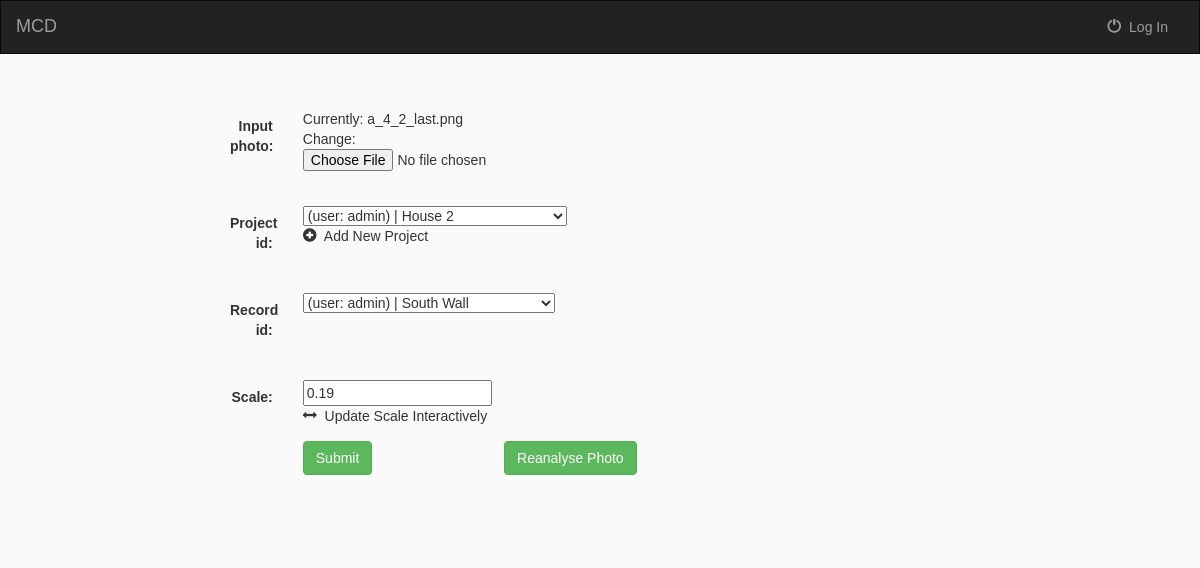
Page /mcd/update/88 on the earlier database version.
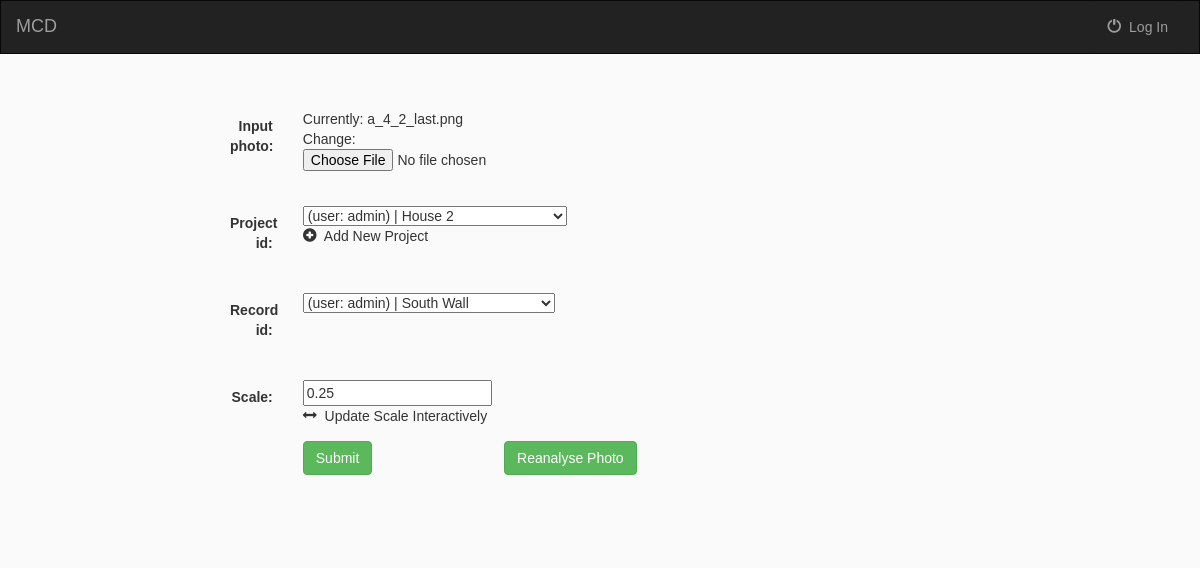
Same page on the later database version.
### mcd/models.py (models this page shows, shortened)
class MCD_Photo_Analysis (models.Model):
    uploaded_by_user_id = models.ForeignKey(User, on_delete=models.CASCADE)
    project_id           = models.ForeignKey(MCD_Project, default=1, on_delete=models.CASCADE)
    record_id           = models.ForeignKey(MCD_Record, null=True, blank=True, on_delete=models.CASCADE)
    title               = models.CharField(max_length=100, null=False, default="Untitled")
    input_photo         = models.FileField(null=False, blank=False)
    overlay_photo       = models.FileField(null=True, blank=True)
    output_photo        = models.FileField(null=True, blank=True)
    crack_labels_photo  = models.FileField(null=True, blank=True)
    crack_labels_csv    = models.FileField(null=True, blank=True)
    analysis_complete   = models.BooleanField(null=False, default=False)
    crack_length        = models.DecimalField(null=True, default=-1,
                                              max_digits=8, decimal_places=2)
    scale               = models.DecimalField(null=True, default=1,
                                              max_digits=8, decimal_places=2)
    datetime_taken          = models.DateTimeField(null=True)
    datetime_uploaded       = models.DateTimeField(null=True)
    datetime_analysed       = models.DateTimeField(null=True)

### mcd/views.py (the view, shortened to what this page needs)
# urls.py: url(r'^update/(?P<pk>[0-9]+)$', views.PhotoAnalysisUpdate.as_view(), name='update'),
class PhotoAnalysisUpdate(UpdateView):
    model = MCD_Photo_Analysis
    template_name = 'mcd/mcd_photo_analysis_update_form.html'
    fields = ['input_photo', 'project_id', 'record_id', 'scale']
    def get_context_data(self, **kwargs):
        current_object = self.kwargs['pk']
        data = super().get_context_data(**kwargs)
        data['current_id'] = int(current_object)
        return data

### mcd/models.py (called while the page is built)
    def __str__(self):
        return "(user: " + str(self.uploaded_by_user_id) + \
               ") | " + str(self.title)

    def __str__(self):
        return "(user: " + str(self.uploaded_by_user_id) + \
               ") | " + str(self.title)

### mcd/templates/mcd/mcd_photo_analysis_update_form.html (shortened to what this page needs)
{% extends 'mcd/base.html' %}
{% block body %}
<div class="container-fluid">
    <div class="row">
        <div class="col-sm-12 col-md-7">
            <div class="panel-body">
                <form class="form-horizontal" action="" method="post"
                 enctype="multipart/form-data">
                    {% for field in form %}
                        <div class="form-group">
                            <div  class="col-sm-offset-2 col-sm-10">
                            </div>
                            <label class="control-label col-sm-2"
                                   for="">
                                {{ field.label_tag }}
                            </label>
                            <div class="col-sm-10">
                                {{ field }}
                            </div>
                            {% if field.html_name == "project_id" %}
                            <div class="col-sm-10">
                              <a href="{% url 'mcd:project-add' %}">
                                  <span class="glyphicon glyphicon-plus-sign" aria-hidden="true"></span>&nbsp
                                  Add New Project
                              </a>
                            </div>
                            {% endif %}
                            {% if field.html_name == "scale" %}
                                <div class="col-sm-10">
                                  <a href="../add-scale-3/{{ current_id }}/1/1/g/?11,11">
                                      <span class="glyphicon glyphicon-resize-horizontal" aria-hidden="true"></span>&nbsp
                                      Update Scale Interactively
                                  </a>
                                </div>
                            {% endif %}
                        </div>
                    {% endfor %}
                    <div class="form-group floating-wrapper">
                        <div class="col-sm-offset-2 col-sm-10">
                            <button type="submit" class="btn btn-success">
                                Submit
                            </button>
                        </div>
                        <div class="col-sm-offset-2 col-sm-10">
                            <button name="reanalyse" type="submit" class="btn btn-success">
                                Reanalyse Photo
                            </button>
                        </div>
                    </div>
                </form>
            </div>
        </div>
    </div>
</div>
{% endblock %}

Differences in the rows shown:
changed MCD_Photo_Analysis "(user: admin) | House 2": scale "0.19" → "0.25"
